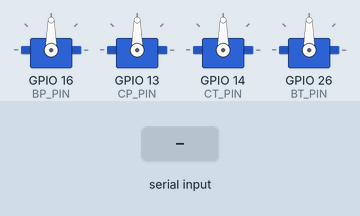
Simulated run of this sketch. Board: ESP32. Shown: 4 × servo. The inputs (shaded band) are chosen by the test bench. What the sketch prints to the serial monitor is not drawn.

Above: at 7.0 s.
7.1 s: "r" received over Serial
At 8.0 s:
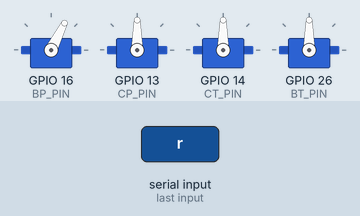
At 9.3 s:
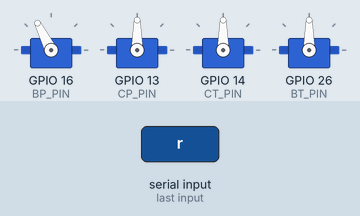
10.1 s: "R" received over Serial
Timing chart, 0 to 19.1 s (numbered marks = the images above; inputs shaded):
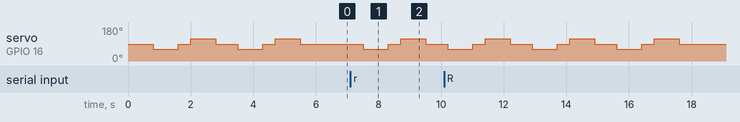

The sketch:

bp_smoke.ino
```cpp
/*
 * Smoke BP bàn chân phải D16 — lặp 2 vòng.
 * Serial: 'r' chạy lại.
 */

#include <ESP32Servo.h>

#define BP_PIN 16
#define CP_PIN 13
#define CT_PIN 14
#define BT_PIN 26

const int HOME_US = 1500;
const int LO_US = 1200;
const int HI_US = 1800;

Servo bp, cp, ct, bt;

static void holdOthers() {
  cp.writeMicroseconds(HOME_US);
  ct.writeMicroseconds(HOME_US);
  bt.writeMicroseconds(HOME_US);
}

static void sweepBp() {
  Serial.println("--- BP start (ban chan phai D16) ---");
  bp.writeMicroseconds(HOME_US);
  delay(400);
  bp.writeMicroseconds(LO_US);
  Serial.println("BP -> 1200 us");
  delay(800);
  bp.writeMicroseconds(HOME_US);
  delay(400);
  bp.writeMicroseconds(HI_US);
  Serial.println("BP -> 1800 us");
  delay(800);
  bp.writeMicroseconds(HOME_US);
  Serial.println("BP done");
}

void setup() {
  Serial.begin(115200);
  delay(400);

  bp.setPeriodHertz(50);
  cp.setPeriodHertz(50);
  ct.setPeriodHertz(50);
  bt.setPeriodHertz(50);
  bp.attach(BP_PIN, 500, 2500);
  cp.attach(CP_PIN, 500, 2500);
  ct.attach(CT_PIN, 500, 2500);
  bt.attach(BT_PIN, 500, 2500);

  holdOthers();
  Serial.println("=== BP SMOKE D16 ===");
  for (int i = 0; i < 2; i++) {
    Serial.printf("round %d\n", i + 1);
    sweepBp();
    delay(300);
  }
  Serial.println("ALL DONE — gui 'r' de chay lai");
}

void loop() {
  while (Serial.available()) {
    char c = Serial.read();
    if (c == 'r' || c == 'R') {
      holdOthers();
      for (int i = 0; i < 2; i++) {
        Serial.printf("round %d\n", i + 1);
        sweepBp();
        delay(300);
      }
      Serial.println("ALL DONE");
    }
  }
  delay(20);
}
```

Measured:
- after the input at 7.1 s, servo on GPIO 16 (BP_PIN): 90° → 63° after 0.41 s, → 90° 0.80 s later, → 117° 0.40 s later, → 90° 0.80 s later
